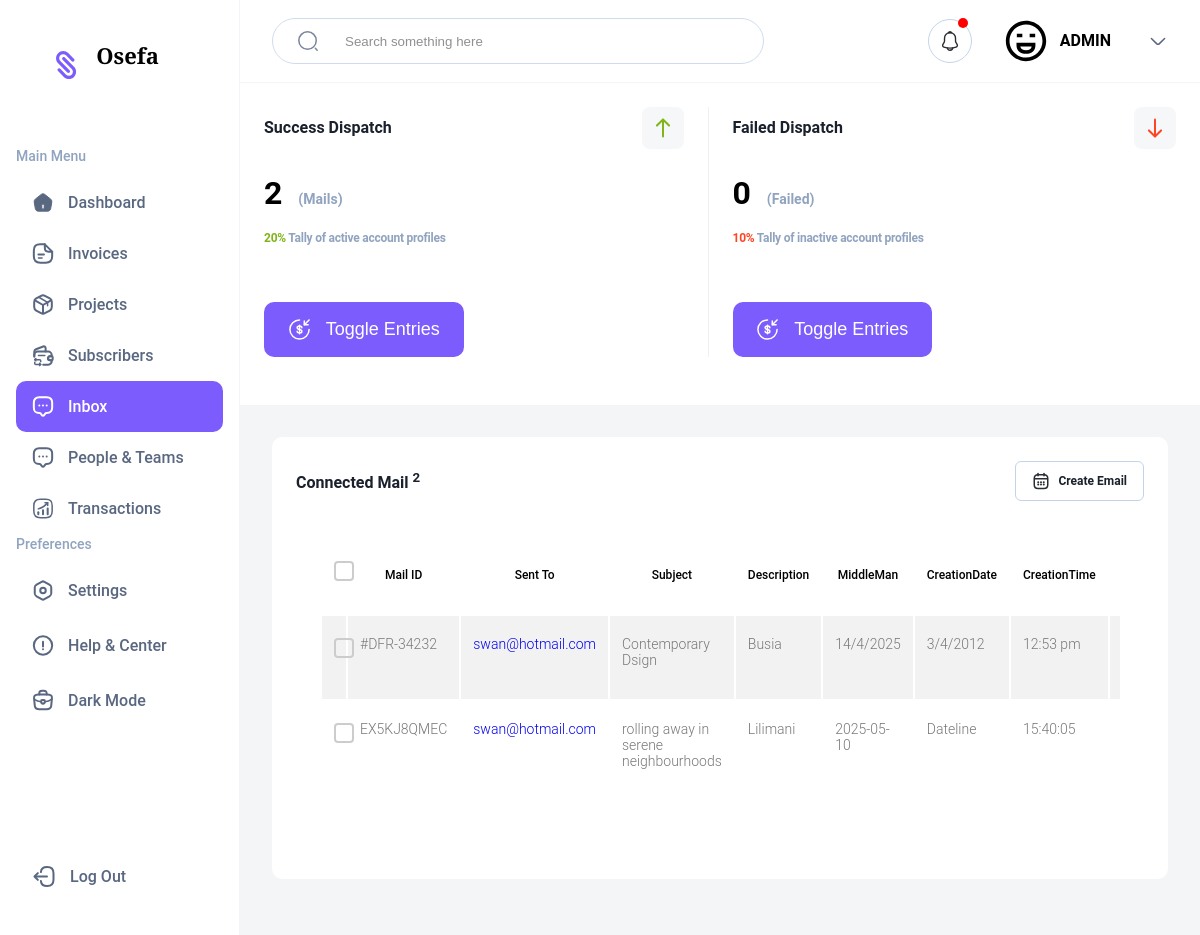
The app's page /Home/Administrator/Mail/List/ with its own data.
### tables this page shows
CREATE TABLE Projects (
                                    ProjectID integer UNIQUE  NOT NULL ,
                                    ProjectOwner text  NOT NULL,
                                    Description text NOT NULL,
                                    AreaCode text NOT NULL,
                                    Commence text NOT NULL ,
                                    Ending text NOT NULL ,
                                    CreationDate text NOT NULL,
                                    CreationTime  text NOT NULL , 
                                    GrossAmount integer NOT NULL ,
                                    Middleman text NOT NULL , 
                                    IsExistent integer NOT NULL 

                                    
                                );

### Controller.py (the view)
class Mail_List_Interface(View):
   methods = ['GET', 'POST']
   def dispatch_request(self) -> str :
        Failed_Index = int(0)
        if request.method == 'GET':
            MailProfiles =  control_baselink.Print_Mail_List()
            if MailProfiles :
                MailIndex = len(MailProfiles)
            else:
                MailIndex = int(0)
            return render_template('Mail-List-Concept.html' , CompanyID = CompanyID , MailProfiles = MailProfiles , MailIndex = MailIndex , DeployDate = DeployDate , Failed_Index = Failed_Index)
        else:
            return render_template('Mail-List-Concept.html' , CompanyID = CompanyID , DeployDate = DeployDate  )

### Intercom_Connector.py (called while the page is built)
def create_connection(db_file):
    conn = None
    try:
        conn = sqlite3.connect(db_file)
    except Error as e:
        print(e)
    return conn

def Print_Mail_List():
    conn = create_connection(DatabaseURL)
    cur = conn.cursor()
    cur.execute("SELECT * FROM Projects"     )
    DatabaseFeed = cur.fetchall()
    for DataChunk in DatabaseFeed:
        print(DataChunk)
    return DatabaseFeed

### templates/Mail-List-Concept.html (shortened to what this page needs)
<!DOCTYPE html>
<html lang="en" >
<head>
  <link href="{{url_for('static' , filename='assets/css/admin-pallete.css')}}" rel="stylesheet">
  <link href="{{url_for('static' , filename='assets/css/pro-table-inline.css')}}" rel="stylesheet">
  <link href="{{url_for('static' , filename='assets/css/bootstrap.css')}}" rel="stylesheet">
  <link href="{{url_for('static' , filename='assets/css/feedback-form.css')}}" rel="stylesheet">
</head>
<body>
<body>
    <div class="container">
        <nav class="sidebar">
            <div>
                <div class="sidebar__logo">
                    <h2 class="sidebar__logo-header">{{CompanyID}}</h2>
                </div>
                <ul class="side-nav">
                    <span class="side-nav__header">Main Menu</span>
                    <a href="{{url_for('Admin')}}">
                    <li class="side-nav__item ">
                        <span>Dashboard</span>
                    </li>
                </a>
                    <a href="{{url_for('Invoice')}}">
                    <li class="side-nav__item">
                        <span>Invoices</span>
                    </li>
                    </a>
                    <a href="{{url_for('Projects')}}">
                    <li class="side-nav__item">
                        <span>Projects</span>
                    </li>
                    </a>
                    <a href="{{url_for('Subscribe')}}">
                    <li class="side-nav__item">
                        <span>Subscribers</span>
                    </li>
                    <a href="{{url_for('Mail')}}" >
                    <li class="side-nav__item side-nav__item-active">
                        <span>Inbox</span>
                    </li>
                    </a>
                    <a href="{{url_for('Clientelle')}}">
                    <li class="side-nav__item">
                        <span>People &amp; Teams</span>
                    </li>
                    </a>
                    <a href="{{url_for('Transactions')}}">
                        <li class="side-nav__item">
                            <span> Transactions </span>
                        </li>
                        </a>
                </ul>
                <ul class="side-nav">
                    <span class="side-nav__header">Preferences</span>
                    <li class="side-nav__item">
                        <span>Settings</span>
                    </li>
                    <li class="side-nav__item">
                        <span>Help &amp; Center</span>
                    </li>
                    <li class="side-nav__item">
                        <span>Dark Mode</span>
                    </li>
                </ul>
            </div>
            <ul class="side-nav">
                <a href="{{url_for('Auth')}}">
                <li class="side-nav__item last-item">
                    <span>Log Out</span>
                </li>
                </a>
            </ul>
        </nav>
        <main class="main-content">
            <div class="top-container">
                <div action="#" class="search">
                    <input type="text" class="search__input" placeholder="Search something here">
                </div>
                <div class="user-nav">
                    <button class="notification">
                    </button>
                    <div class="user-info">
                        <span class="user-name">ADMIN</span>
                    </div>
                    <svg width="20" height="20" viewBox="0 0 20 20" fill="none" xmlns="http://www.w3.org/2000/svg">
                        <path d="M16.5999 7.45837L11.1666 12.8917C10.5249 13.5334 9.4749 13.5334 8.83324 12.8917L3.3999 7.45837" stroke="#596780" stroke-width="1.5" stroke-miterlimit="10" stroke-linecap="round" stroke-linejoin="round"/>
                    </svg>
                </div>
            </div>
            <div class="box total-box">
                <div class="total-box__left">
                    <div class="header-container">
                        <h3 class="section-header"> Success Dispatch   </h3>
                    </div>
                    <h1 class="price"> {{ MailIndex }} <span class="price-currency">(Mails)</span></h1>
                    <p><span class="percentage-increase">20%</span>  Tally of  active account profiles </p>
                    <div class="button-box" onclick="changeOverSwitch()">
                        <button class="btn btn-purple">
                            <span> Toggle Entries </span>
                        </button>
                    </div>
                </div>
                <div class="total-box__right">
                    <div class="header-container">
                        <h3 class="section-header"> Failed Dispatch  </h3>
                    </div>
                    <h1 class="price"> {{ Failed_Index }} <span class="price-currency">(Failed)</span></h1>
                    <p><span class="percentage-decrease">10%</span>  Tally of inactive account profiles </p>
                    <div class="button-box">
                        <button class="btn btn-purple" onclick="changeOverSwitch()">
                            <span> Toggle Entries </span>
                        </button>
                    </div>
                </div>
            </div>
            <div class="bottom-container" id="display-fx">
               <div class="box" style="width:100%;">
                        <div class="header-container">
                            <h3 class="section-header"> Connected Mail <sup> {{MailIndex }} </sup></h3>
                            <div class="date-selector"  data-bs-toggle="modal" data-bs-target="#Export">
                                <span>  Create Email </span>
                            </div>
                        </div>
                        <div class="box" style="width:100%;">
                            <div class="table-responsive">
                                <table class="table table-striped custom-table" style="width:100%;">
                                  <thead>
                                    <tr>
                                      <th scope="col">
                                        <label class="control control--checkbox">
                                          <div class="control__indicator"></div>
                                        </label>
                                      </th>
                                      <th scope="col">Mail ID </th>
                                      <th scope="col"> Sent To </th>
                                      <th scope="col"> Subject  </th>
                                      <th scope="col"> Description </th>
                                      <th scope="col"> MiddleMan  </th>
                                      <th scope="col"> CreationDate</th>
                                      <th scope="col"> CreationTime</th>
                                      <th scope="col"> IsExistent </th>
                                    </tr>
                                  </thead>
                                  <tbody>
                                    {% for Profile in MailProfiles %}
                                    <tr scope="row">
                                      <td>
                                        <label class="control control--checkbox">
                                        <div class="control__indicator"></div>
                                        </label>
                                      </td>
                                      <td>
                                      {{Profile[0]}}
                                      </td>
                                      <td class="pl-0">
                                        <div class="d-flex align-items-center">
                                          <a href="#" class="name">
                                            {{Profile[1]}}</a>
                                        </div>
                                      </td>
                                      <td>
                                      {{Profile[2]}}
                                      </td>
                                      <td>
                                        {{Profile[3]}}
                                      </td>
                                        <td>
                                            {{Profile[5]}}
                                        </td>
                                        <td>
                                            {{Profile[6]}}
                                        </td>
                                        <td>
                                            {{Profile[7]}}
                                        </td>
                                        <td>
                                        </td>
                                    </tr>
                                    {% endfor %}
                                  </tbody>
                                </table>
                              </div>
                        </div>
                    </div>
            </div>
        </main>
    </div>
</body>
</body>
</html>

### static/assets/css/admin-pallete.css (style rules this page uses)
* { margin: 0; padding: 0; box-sizing: border-box; }
html, body { height: 100%; }
body { font-family: 'Plus Jakarta Sans', sans-serif; height: 100vh; }
.container { display: flex; height: 100%; }
.sidebar { width: 240px; display: flex; flex-direction: column; flex-shrink: 0; justify-content: space-between; border-right: 1px solid #F3F5F7; padding: 0 16px; overflow: auto; }
.sidebar__logo { display: flex; justify-content: center; align-items: center; margin: 40px 0 56px -30px; }
.sidebar__logo-header { margin-left: 14px; }
.side-nav { display: flex; flex-direction: column; }
.side-nav__header { font-size: 14px; line-height: 21px; color: #90A3BF; padding-bottom: 10px; display: inline-block; }
.side-nav__header, .side-nav__item > span { letter-spacing: -2%; font-weight: 500; }
.side-nav__item { list-style: none; color: #596780; display: flex; align-items: center; gap: 14px; padding: 14px 0 14px 16px; border-radius: 10px; transition: all .4s; cursor: pointer; white-space: nowrap; }
.side-nav__item > svg { flex-shrink: 0; }
.side-nav__item.last-item { margin-bottom: 32px; }
.side-nav__item:not(:last-child) { margin-bottom: 4px; }
.side-nav__item:hover, .side-nav__item-active { background-color: #7C5CFC; color: white; }
.main-content { display: flex; flex-direction: column; width: 100%; overflow: auto; }
.top-container { border-bottom: 1px solid #F3F5F7; padding: 18px 32px; display: flex; justify-content: space-between; align-items: center; }
.search { display: flex; align-items: center; padding: 11px 0 11px 24px; max-width: 492px; width: 100%; border: 1px solid #C3D4E9; border-radius: 70px; gap: 26px; background: #FFFFFF; opacity: 0.8; }
.search__input { border: none; outline: none; width: calc(100% - 78px); }
.user-nav, .user-info { display: flex; align-items: center; }
.user-name { font-weight: 600; font-size: 16px; line-height: 24px; letter-spacing: -2%; margin: 0 37px 0 12px; }
.user-image { height: 44px; width: 44px; }
.notification { border: 1px solid #C3D4E9; background-color: transparent; position: relative; margin-right: 32px; height: 44px; width: 44px; border-radius: 50%; padding: 10px; cursor: pointer; display: flex; align-items: center; justify-content: center; }
.notification::after { content: ""; position: absolute; width: 10px; height: 10px; background-color: red; border-radius: 50%; top: -2px; right: 3px; }
.bottom-container { display: flex; gap: 24px; padding: 32px; background-color: #F3F5F7; }
.box { background-color: #FFFFFF; border-radius: 10px; padding: 24px; margin-bottom: 24px; }
.header-container { color: #1A202C; display: flex; align-items: center; justify-content: space-between; margin-bottom: 20px; font-weight: 600; letter-spacing: -2%; }
.section-header { line-height: 24px; font-size: 16px; }
.header-container span { line-height: 21px; font-size: 14px; }
.total-box { display: flex; }
.total-box__left { border-right: 1px solid #F0F0F0; flex: 1; }
.total-box__right { flex: 1; }
.up-arrow, .total-box__left { margin-right: 24px; }
.price { line-height: 150%; margin-bottom: 14px; }
.price-currency { line-height: 21px; font-size: 14px; font-weight: 600; color: #90A3BF; margin-left: 8px; }
.total-box p, .box p { font-weight: 700; font-size: 12px; line-height: 15px; letter-spacing: -0.02em; color: #90A3BF; }
.percentage-increase { color: #7FB519; }
.percentage-decrease { color: #FF4423; }
.date-selector { padding: 10px 16px; display: flex; align-items: center; justify-content: center; border: 1px solid #C3D4E9; border-radius: 6px; }
.date-selector span { font-weight: 600; font-size: 12px; line-height: 15px; margin-left: 8px; }
tr > th { font-weight: 500; font-size: 12px; line-height: 150%; color: #90A3BF; padding-bottom: 24px; }
tr > td { font-weight: 600; font-size: 14px; letter-spacing: -2%; padding: 8px 0; }
tr > td:first-child { display: flex; align-items: center; gap: 9px; }
.button-box { display: flex; justify-content: space-between; margin-top: 56px; }
.btn { padding: 16px 20px; display: flex; align-items: center; justify-content: center; gap: 15px; border: none; border-radius: 10px; cursor: pointer; }
.btn-purple { background-color: #7C5CFC; color: white; }
@media (max-width: 1300px) { .bottom-container { flex-direction: column; height: auto; } }
@media (max-width: 1300px) { .btn { width: 45%; } }

### templates/Mail-List-Concept.html (style rules this page uses)
#display-fx { display: block; }

### records on screen
Projects: ProjectID "#DFR-34232", ProjectOwner "swan@hotmail.com", Description "Contemporary Dsign", AreaCode "Busia", Ending "14/4/2025", CreationDate "3/4/2012", CreationTime "12:53 pm"
Projects: ProjectID "EX5KJ8QMEC", ProjectOwner "swan@hotmail.com", Description "rolling away in serene neighbourhoods", AreaCode "Lilimani", Ending "2025-05-10", CreationDate "Dateline", CreationTime "15:40:05"

### other values on screen
{{ CompanyID }} "Osefa"
{{ MailIndex }} "2"
{{ Failed_Index }} "0"
